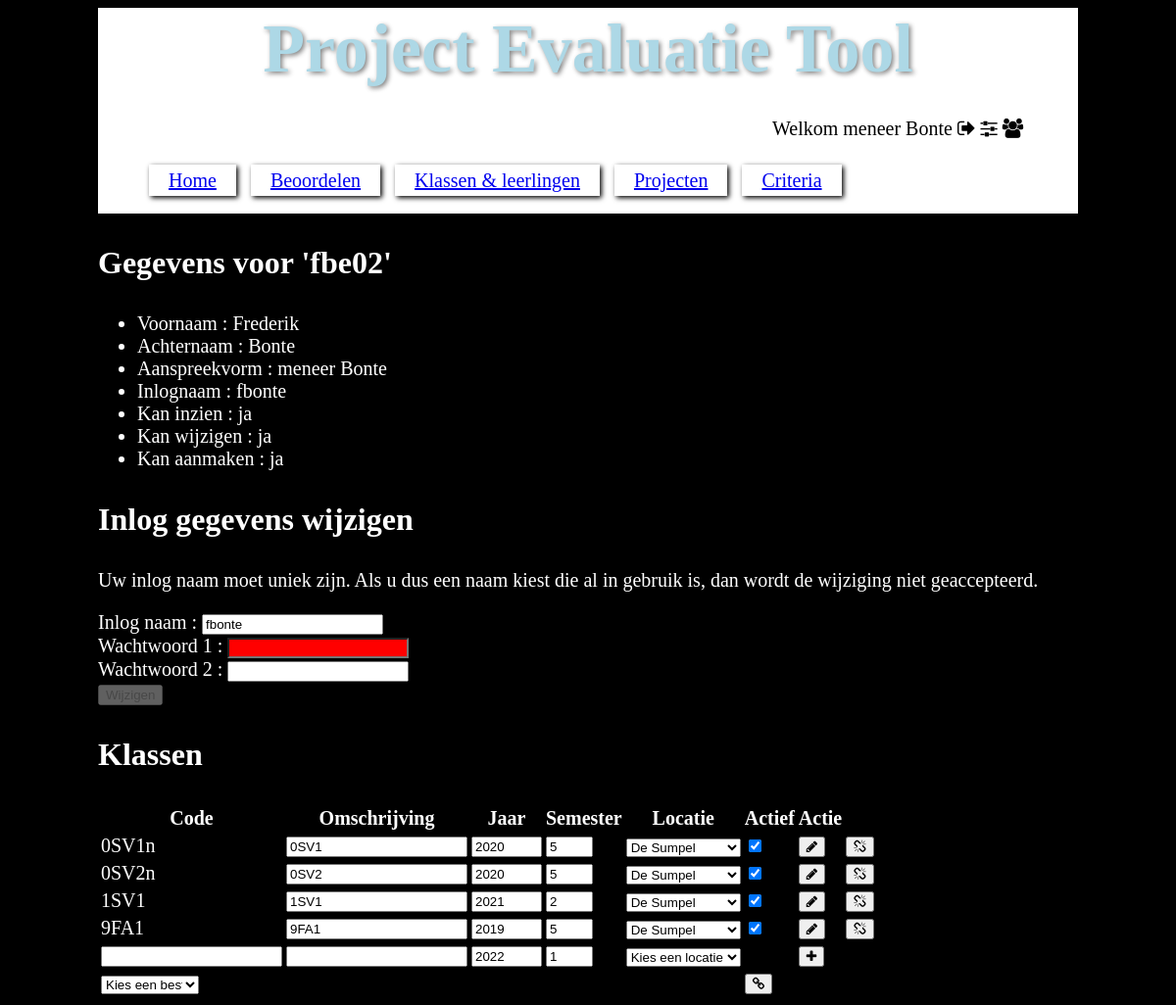
The app's page /settings.php (signed in) with its own data.
### tables this page shows
CREATE TABLE `docent` (
  `code` varchar(5) NOT NULL,
  `voornaam` varchar(45) NOT NULL,
  `achternaam` varchar(45) NOT NULL,
  `aanspreekvorm` varchar(100) NOT NULL COMMENT 'Bijv. Meneer Bonte of gewoon Rients',
  `username` varchar(25) NOT NULL,
  `password` varchar(40) NOT NULL,
  `salt` int(11) NOT NULL,
  PRIMARY KEY (`code`),
  UNIQUE KEY `username` (`username`)
);

CREATE TABLE `docent_klas` (
  `docentcode` varchar(5) NOT NULL,
  `klascode` varchar(5) NOT NULL,
  PRIMARY KEY (`docentcode`,`klascode`),
  KEY `fk_klas_idx` (`klascode`),
  CONSTRAINT `fk_docent` FOREIGN KEY (`docentcode`) REFERENCES `docent` (`code`) ON DELETE NO ACTION ON UPDATE NO ACTION,
  CONSTRAINT `fk_klas` FOREIGN KEY (`klascode`) REFERENCES `klas` (`code`) ON DELETE NO ACTION ON UPDATE NO ACTION
);

CREATE TABLE `klas` (
  `code` varchar(5) NOT NULL,
  `jaar` smallint(4) NOT NULL,
  `omschrijving` varchar(255) DEFAULT NULL,
  `semester` int(11) NOT NULL DEFAULT '1' COMMENT 'Huidige semester van deze klas',
  `actief` tinyint(1) NOT NULL DEFAULT '1' COMMENT 'Klas zit nog op school.',
  `locatiecode` varchar(5) NOT NULL DEFAULT 'ALSU',
  PRIMARY KEY (`code`),
  KEY `FK_student_locatie_idx` (`locatiecode`),
  CONSTRAINT `FK_student_locatie` FOREIGN KEY (`locatiecode`) REFERENCES `locatie` (`code`) ON DELETE NO ACTION ON UPDATE NO ACTION
);

### common/form_gen.php (the view, shortened to what this page needs)
<?php
require_once "common/config.inc.php";
function print_select($query, $name, $message, $selected_id = null, $label = null, $javascript = null)
{
	global $database;
?>
		<?=$label?><select name="<?=$name?>" class="slct_<?=$name?>" onchange="<?=$javascript?>">
		<option value="-1" disabled selected><?=$message?></option>
<?php
	$stmt = $database->query($query, PDO::FETCH_ASSOC);
	foreach ($stmt as $record)
	{
		$id = $record["id"];
		$value = $record["value"];
		$selected_yn="";
		if ($id==$selected_id) {
			$selected_yn = "selected";
		}
?>
		<option value="<?=$id?>" <?=$selected_yn?>><?=$value?></option>
<?php
	}
	print "</select>";
}
function print_text_input($name, $value = null, $label = null, $javascript = null)
{
?><?=$label?><input type="text" class="text_<?=$name?>" name="<?=$name?>" value="<?=$value?>"  onchange="<?=$javascript?>" /><?php
}
function print_password_input($name, $value = null, $label = null, $id=null, $javascript = null)
{
?><?=$label?><input type="password" required id="<?=$id?>" name="<?=$name?>" value="<?=$value?>"
onchange="<?=$javascript?>" onkeypress="this.onchange();" onpaste="this.onchange();" oninput="this.onchange();" /><?php
}
function print_hidden_input($name, $value, $show = false, $id = null)
{
?><input type="hidden" id="<?=$id?>" name="<?=$name?>" value="<?=$value?>" /><?php
	if ($show)
	{
		echo $value;
	}
}
?><input type="hidden" name="<?=$name?>" id="<?=$name?>" value="0" /><?php
function print_number_input($name, $min, $max, $value = null, $label = null)
{
	$value_disp = $value?" value=\"$value\" ":"";
?><?=$label?><input type="number" name="<?=$name?>" class="num_<?=$name?>" min="<?=$min?>" max="<?=$max?>" <?=$value_disp?> /><?php
}
function print_submit_button($name, $value, $id = null)
{
?><button type="submit" class="smt_<?=$name?>" id="<?=$id?>" name="<?=$name?>"><?=$value?></button><?php
}
function print_checkbox($name, $value = false)
{
	$checked = $value?"checked":"";
?><input type="checkbox" name="<?=$name?>" <?=$checked?> /><?php
}
function can_edit($id = null)
{
	return has_role_for($id, "edit");
}
function can_create($id = null)
{
	return has_role_for($id, "edit");
}
function can_view($id = null)
{
	return true;
}
function has_role_for($id, $role)
{
	global $database;
	$sql =
	"SELECT * ".
	"FROM docent_rol ".
	"WHERE docentcode=:field1 AND rol=1";
	try {
		$stmt = $database->prepare($sql);
		$data = [
			"field1" => $_SESSION["docent"],
		];
		$stmt->execute($data);
		$row=$stmt->fetch(PDO::FETCH_ASSOC);
		return $row;
	}
	catch (Exception $ex)
	{
		debug_error("Failed to check for login because ", $ex);
	}
}
?>

### common/teachers.php (shortened to what this page needs)
<?php
require_once "common/config.inc.php";
require_once "common/debug.php";
require_once "common/form_gen.php";
?>
<?php
function print_teacher_information()
{
	global $database;
	$sql =
	"SELECT * ".
	"FROM docent ".
	"WHERE code=:field1";
	$code = $_SESSION["docent"];
	try {
		$stmt = $database->prepare($sql);
		$data = [
			"field1" => $code,
		];
		$stmt->execute($data);
		$row=$stmt->fetch(PDO::FETCH_ASSOC);
		$firstname = $row["voornaam"];
		$lastname = $row["achternaam"];
		$title = $row["aanspreekvorm"];
		$username = $row["username"];
?>
	<h3>Gegevens voor '<?=$code?>'</h3>
	<ul>
		<li>Voornaam : <?=$firstname?></li>
		<li>Achternaam : <?=$lastname?></li>
		<li>Aanspreekvorm : <?=$title?></li>
		<li>Inlognaam : <?=$username?></li>
		<li>Kan inzien : <?=can_view()?"ja":"<i>nee</i>"?></li>
		<li>Kan wijzigen : <?=can_edit()?"ja":"<i>nee</i>"?></li>
		<li>Kan aanmaken : <?=can_create()?"ja":"<i>nee</i>"?></li>
	</ul>
<?php
	}
	catch (Exception $ex)
	{
		debug_error("Failed to read teacher information because ", $ex);
	}
}
function get_username()
{
	global $database;
	$sql =
	"SELECT username ".
	"FROM docent ".
	"WHERE code=:field1";
	$code = $_SESSION["docent"];
	try {
		$stmt = $database->prepare($sql);
		$data = [
			"field1" => $code,
		];
		$stmt->execute($data);
		$row=$stmt->fetch(PDO::FETCH_ASSOC);
		return $row["username"];
	}
	catch (Exception $ex)
	{
		debug_error("Failed to read teacher information because ", $ex);
	}
}
function print_change_passwd_form()
{
?>
	<h3>Inlog gegevens wijzigen</h3>
	<p>
		Uw inlog naam moet uniek zijn.
		Als u dus een naam kiest die al in gebruik is,
		dan wordt de wijziging niet geaccepteerd.
	</p>
	<form method="POST">
<?php
	print_text_input("username", get_username(), "Inlog naam : " );
	echo "<br />";
	print_password_input("passwd1", null, "Wachtwoord 1 : ", "passwd1", "check_passwd()");
	echo "<br />";
	echo "<br />";
	print_submit_button("change_passwd", "Wijzigen", "chpasswd");
?>
	</form>
<?php
}
?>

### common/students.php (shortened to what this page needs)
<?php
require_once "common/config.inc.php";
require_once "common/debug.php";
require_once "common/form_gen.php";
function print_select_location($selected_id = null, $label = null)
{
	$code = substr($_SESSION["docent"],0,5);
	$query  = "SELECT code as id, naam as value ";
	$query .= "FROM locatie ";
	$query .= "WHERE code IN (SELECT locatiecode FROM docent_locatie WHERE docentcode='$code') ";
	$query .= "ORDER BY naam";
	print_select($query, "location", "Kies een locatie", $selected_id, $label);
}
?>
<?php
function print_add_klas_tr_form()
{
?>
	<tr>
	<form method="POST">
	<td><?php print_text_input("code");?></td>
	<td><?php print_text_input("description"); ?></td>
	<td><?php print_number_input("year", 2022, 2040, 2022); ?></td>
	<td><?php print_number_input("semester", 1,8, 1); ?></td>
	<td><?php print_select_location(); ?></td>
	<td></td>
	<td><?php print_submit_button("add_klas", "<span class=\"fa fa-plus\"></span>"); ?></td>
	</form>
	</tr>
<?php
}
function print_edit_klas_tr_form($record)
{
?>
	<tr>
	<form method="POST">
	<td><?php print_hidden_input("code", $record["code"], true);?></td>
	<td><?php print_text_input("description", $record["omschrijving"]); ?></td>
	<td><?php print_number_input("year", 2018, 2040, $record["jaar"]); ?></td>
	<td><?php print_number_input("semester", 1,8, $record["semester"]); ?></td>
	<td><?php print_select_location($record["locatiecode"]); ?></td>
	<td><?php print_checkbox("active", $record["actief"]); ?></td>
	<td><?php print_submit_button("update_klas", "<span class=\"fa fa-pencil\"></span>"); ?></td>
	<td><?php print_submit_button("unassign_klas", "<span class=\"fa fa-chain-broken\"></span>"); ?></td>
	</form>
	</tr>
<?php
}
function print_edit_docent_klas_form($teacher)
{
	global $database;
	$sqlteach = substr($teacher, 0, 5);
	$query = "SELECT * FROM klas, docent_klas WHERE klas.code = klascode AND docentcode='$sqlteach'";
	try {
		$stmt = $database->prepare($query);
		if ($stmt->execute())
		{
?>
			<h3>Klassen</h3>
			<table>
			<tr>
				<th>Code</th>
				<th>Omschrijving</th>
				<th>Jaar</th>
				<th>Semester</th>
				<th>Locatie</th>
				<th>Actief</th>
				<th>Actie</th>
			</tr>
<?php
			foreach ($stmt as $record) 	{
				print_edit_klas_tr_form($record);
			}
			print_add_klas_tr_form();
?>
			<tr>
			<form method="POST">
				<td><?php print_select_unassigned_klas($teacher); ?></td>
				<td></td><td></td><td></td><td></td>
				<td><?php print_submit_button("assign_klas", "<span class=\"fa fa-chain\"></span>"); ?></td>
			</form>
			</tr>
			</table>
<?php
		}
		else
		{
			debug_warning("Database refused to read students.");
		}
	} catch (Exception $ex) {
		debug_error("ERROR: Failed to load students : ", $ex);
	}
}
?>

### styles/style.css (style rules this page uses)
html { font-size: 15pt; background-color: black; color: white; }
body { width: 1000px; margin-left: auto; margin-right: auto; }
h1 { font-size: 300%; }
h3 { font-size: 160%; }
div#navbar { background-color: white; padding: 2px; }
div#navbar h1 { font-size: 350%; color: lightblue; text-shadow: 2px 2px 5px gray; text-align: center; margin: 0px; }
div#navbar p { width: 300px; padding: 10px; color: black; margin-left: auto; }
div#navbar ul li { display: inline; width: 300px; padding: 5px; padding-left:20px; padding-right:20px; box-shadow: 2px 2px 5px black; margin-left: 10px; }
.fa { color: black; }
select.slct_klas { width: 100px; }

### records on screen
docent: voornaam "Frederik", achternaam "Bonte", aanspreekvorm "meneer Bonte", username "fbonte"
docent_klas: klascode.code "0SV1n", description "0SV1"
docent_klas: klascode.code "0SV2n", description "0SV2"
docent_klas: klascode.code "1SV1", description "1SV1"
docent_klas: klascode.code "9FA1", description "9FA1"

### other values on screen
$code "fbe02"
$label "Inlog naam :"
$label "Wachtwoord 1 : Wachtwoord 2 :"
$value "Wijzigen"
form field location "De Sumpel"
form field location "Kies een locatie"
form field klas "Kies een bestaande klas"
